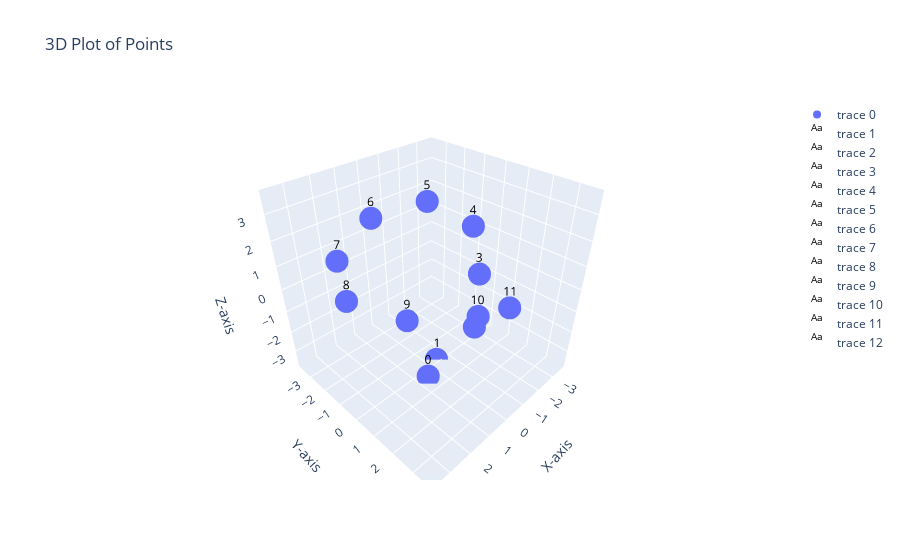

The notebook cell this image was saved under:
### Code cell
file_name="bell_superp_no_BC"
dab=load_d(file_name)
mapData(dab)

### Figure 1 — Plotly figure (JSON) as saved in the notebook; plotly's stock layout.template omitted (floating-point values rounded to 4 significant figures)
{"data": [{"mode": "markers", "type": "scatter3d", "x": [0.6423, -0.4364, -2.206, -3.299, -3.225, -1.795, 0.2728, 2.27, 3.317, 2.84, 1.428, 0.1912], "y": [0.4352, -0.1645, 0.3279, -0.4553, -0.8764, -2.049, -2.936, -2.427, -0.4796, 1.833, 3.29, 3.502], "z": [-3.606, -3.84, -2.841, -1.039, 1.089, 2.241, 1.943, 1.165, 0.9876, 1.26, 1.445, 1.196]}, {"hoverinfo": "none", "mode": "text", "text": "0", "textfont": {"color": "black", "size": 12}, "type": "scatter3d", "x": [0.6423], "y": [0.4352], "z": [-3.606]}, {"hoverinfo": "none", "mode": "text", "text": "1", "textfont": {"color": "black", "size": 12}, "type": "scatter3d", "x": [-0.4364], "y": [-0.1645], "z": [-3.84]}, {"hoverinfo": "none", "mode": "text", "text": "2", "textfont": {"color": "black", "size": 12}, "type": "scatter3d", "x": [-2.206], "y": [0.3279], "z": [-2.841]}, {"hoverinfo": "none", "mode": "text", "text": "3", "textfont": {"color": "black", "size": 12}, "type": "scatter3d", "x": [-3.299], "y": [-0.4553], "z": [-1.039]}, {"hoverinfo": "none", "mode": "text", "text": "4", "textfont": {"color": "black", "size": 12}, "type": "scatter3d", "x": [-3.225], "y": [-0.8764], "z": [1.089]}, {"hoverinfo": "none", "mode": "text", "text": "5", "textfont": {"color": "black", "size": 12}, "type": "scatter3d", "x": [-1.795], "y": [-2.049], "z": [2.241]}, {"hoverinfo": "none", "mode": "text", "text": "6", "textfont": {"color": "black", "size": 12}, "type": "scatter3d", "x": [0.2728], "y": [-2.936], "z": [1.943]}, {"hoverinfo": "none", "mode": "text", "text": "7", "textfont": {"color": "black", "size": 12}, "type": "scatter3d", "x": [2.27], "y": [-2.427], "z": [1.165]}, {"hoverinfo": "none", "mode": "text", "text": "8", "textfont": {"color": "black", "size": 12}, "type": "scatter3d", "x": [3.317], "y": [-0.4796], "z": [0.9876]}, {"hoverinfo": "none", "mode": "text", "text": "9", "textfont": {"color": "black", "size": 12}, "type": "scatter3d", "x": [2.84], "y": [1.833], "z": [1.26]}, {"hoverinfo": "none", "mode": "text", "text": "10", "textfont": {"color": "black", "size": 12}, "type": "scatter3d", "x": [1.428], "y": [3.29], "z": [1.445]}, {"hoverinfo": "none", "mode": "text", "text": "11", "textfont": {"color": "black", "size": 12}, "type": "scatter3d", "x": [0.1912], "y": [3.502], "z": [1.196]}], "layout": {"scene": {"aspectmode": "cube", "xaxis": {"range": [-3.84, 3.84], "title": {"text": "X-axis"}}, "yaxis": {"range": [-3.84, 3.84], "title": {"text": "Y-axis"}}, "zaxis": {"range": [-3.84, 3.84], "title": {"text": "Z-axis"}}}, "title": {"text": "3D Plot of Points"}}}
